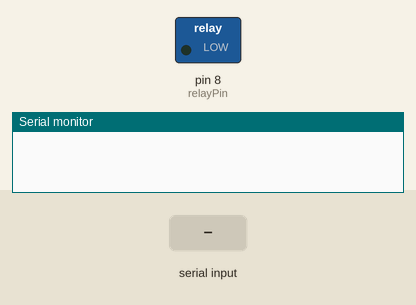
Bench run of a sketch on a simulated Arduino Uno, built with avr-gcc and run on an emulated ATmega328P. Shown: switched loads named in the sketch (green lamp = pin HIGH), the last lines printed to the serial monitor. The test bench sets the inputs (shaded band).

Above: at 1.2 s.
1.3 s: "0\n" received over the second serial link
At 1.7 s:
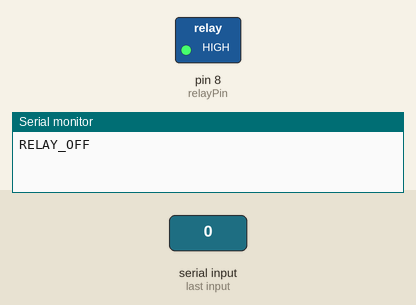
2.8 s: "1\n" received over the second serial link
At 4.0 s:
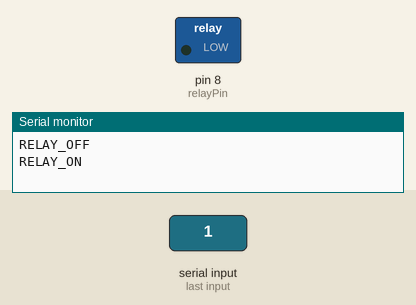
Timing chart, 0 to 5.8 s (numbered marks = the images above; inputs shaded):
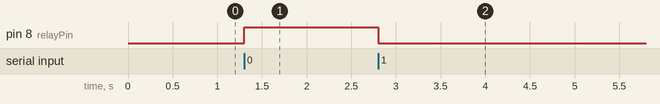

The sketch:

arduino_relay_controller.ino
```cpp
#include <SoftwareSerial.h>
SoftwareSerial ArduinoUno(3,2);

const int relayPin = 8;

void setup(){
	Serial.begin(9600);
	ArduinoUno.begin(4800);
    pinMode(relayPin, OUTPUT);
    digitalWrite(relayPin, LOW);
    }

void loop() {

    while(ArduinoUno.available()>0)
    {
        String val = ArduinoUno.readStringUntil('\n');
        if (val == "0")
        {
            digitalWrite(relayPin, HIGH);
            Serial.println("RELAY_OFF");
        }
        else if (val == "1")
        {
            digitalWrite(relayPin, LOW);
            Serial.println("RELAY_ON");
        }

    }
}
```

Measured:
- after the input at 1.3 s, pin 8 (relayPin): LOW → HIGH at once
- after the input at 2.8 s, pin 8 (relayPin): HIGH → LOW at once
